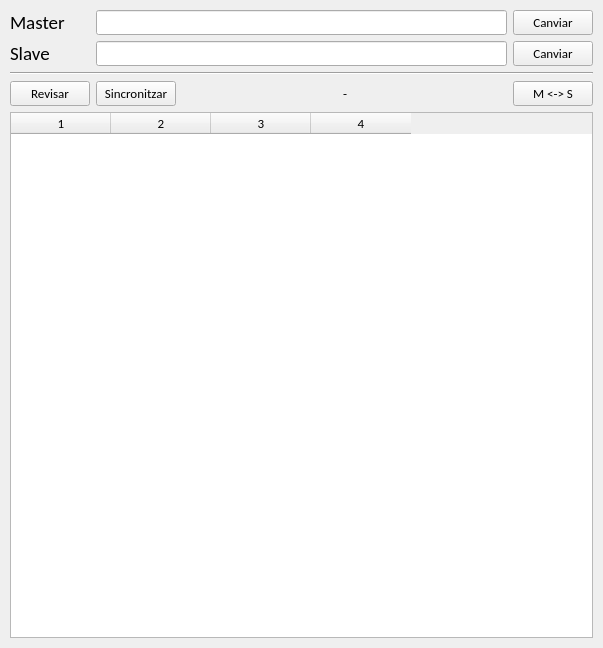
<?xml version="1.0" encoding="UTF-8"?>
<ui version="4.0">
 <class>MainWindow</class>
 <widget class="QMainWindow" name="MainWindow">
  <property name="geometry">
   <rect>
    <x>0</x>
    <y>0</y>
    <width>603</width>
    <height>648</height>
   </rect>
  </property>
  <property name="windowTitle">
   <string>Sincro</string>
  </property>
  <widget class="QWidget" name="centralwidget">
   <layout class="QVBoxLayout" name="verticalLayout" stretch="2,0,0,8">
    <property name="leftMargin">
     <number>10</number>
    </property>
    <property name="topMargin">
     <number>10</number>
    </property>
    <property name="rightMargin">
     <number>10</number>
    </property>
    <property name="bottomMargin">
     <number>10</number>
    </property>
    <item>
     <layout class="QHBoxLayout" name="horizontalLayout">
      <property name="sizeConstraint">
       <enum>QLayout::SetMaximumSize</enum>
      </property>
      <item>
       <layout class="QVBoxLayout" name="verticalLayout_2">
        <property name="sizeConstraint">
         <enum>QLayout::SetMinAndMaxSize</enum>
        </property>
        <item>
         <layout class="QHBoxLayout" name="horizontalLayout_2" stretch="1,9,1">
          <property name="sizeConstraint">
           <enum>QLayout::SetFixedSize</enum>
          </property>
          <item>
           <widget class="QLabel" name="label">
            <property name="sizePolicy">
             <sizepolicy hsizetype="Fixed" vsizetype="Fixed">
              <horstretch>0</horstretch>
              <verstretch>0</verstretch>
             </sizepolicy>
            </property>
            <property name="minimumSize">
             <size>
              <width>80</width>
              <height>0</height>
             </size>
            </property>
            <property name="font">
             <font>
              <family>Calibri</family>
              <pointsize>14</pointsize>
             </font>
            </property>
            <property name="text">
             <string>Master</string>
            </property>
           </widget>
          </item>
          <item>
           <widget class="QLineEdit" name="EtopM">
            <property name="font">
             <font>
              <family>Calibri</family>
              <pointsize>10</pointsize>
             </font>
            </property>
           </widget>
          </item>
          <item>
           <widget class="QPushButton" name="BSelM">
            <property name="font">
             <font>
              <family>Calibri</family>
              <pointsize>10</pointsize>
             </font>
            </property>
            <property name="text">
             <string>Canviar</string>
            </property>
           </widget>
          </item>
         </layout>
        </item>
        <item>
         <layout class="QHBoxLayout" name="horizontalLayout_3" stretch="1,9,1">
          <property name="sizeConstraint">
           <enum>QLayout::SetFixedSize</enum>
          </property>
          <item>
           <widget class="QLabel" name="label_2">
            <property name="sizePolicy">
             <sizepolicy hsizetype="Fixed" vsizetype="Fixed">
              <horstretch>0</horstretch>
              <verstretch>0</verstretch>
             </sizepolicy>
            </property>
            <property name="minimumSize">
             <size>
              <width>80</width>
              <height>0</height>
             </size>
            </property>
            <property name="font">
             <font>
              <family>Calibri</family>
              <pointsize>14</pointsize>
             </font>
            </property>
            <property name="lineWidth">
             <number>0</number>
            </property>
            <property name="text">
             <string>Slave</string>
            </property>
           </widget>
          </item>
          <item>
           <widget class="QLineEdit" name="EtopS">
            <property name="font">
             <font>
              <family>Calibri</family>
              <pointsize>10</pointsize>
             </font>
            </property>
           </widget>
          </item>
          <item>
           <widget class="QPushButton" name="BSelS">
            <property name="font">
             <font>
              <family>Calibri</family>
              <pointsize>10</pointsize>
             </font>
            </property>
            <property name="text">
             <string>Canviar</string>
            </property>
           </widget>
          </item>
         </layout>
        </item>
       </layout>
      </item>
     </layout>
    </item>
    <item>
     <widget class="Line" name="line_2">
      <property name="orientation">
       <enum>Qt::Horizontal</enum>
      </property>
     </widget>
    </item>
    <item>
     <layout class="QHBoxLayout" name="horizontalLayout_4">
      <item>
       <widget class="QPushButton" name="BRev">
        <property name="font">
         <font>
          <family>Calibri</family>
          <pointsize>10</pointsize>
         </font>
        </property>
        <property name="text">
         <string>Revisar</string>
        </property>
       </widget>
      </item>
      <item>
       <widget class="QPushButton" name="BSinc">
        <property name="font">
         <font>
          <family>Calibri</family>
          <pointsize>10</pointsize>
         </font>
        </property>
        <property name="text">
         <string>Sincronitzar</string>
        </property>
       </widget>
      </item>
      <item>
       <spacer name="horizontalSpacer_2">
        <property name="orientation">
         <enum>Qt::Horizontal</enum>
        </property>
        <property name="sizeHint" stdset="0">
         <size>
          <width>40</width>
          <height>20</height>
         </size>
        </property>
       </spacer>
      </item>
      <item>
       <widget class="QLabel" name="LReady">
        <property name="font">
         <font>
          <family>Calibri</family>
          <pointsize>10</pointsize>
         </font>
        </property>
        <property name="text">
         <string>-</string>
        </property>
       </widget>
      </item>
      <item>
       <spacer name="horizontalSpacer">
        <property name="orientation">
         <enum>Qt::Horizontal</enum>
        </property>
        <property name="sizeHint" stdset="0">
         <size>
          <width>40</width>
          <height>20</height>
         </size>
        </property>
       </spacer>
      </item>
      <item>
       <widget class="QPushButton" name="BInvertirMS">
        <property name="font">
         <font>
          <family>Calibri</family>
          <pointsize>10</pointsize>
         </font>
        </property>
        <property name="text">
         <string>M &lt;-&gt; S</string>
        </property>
       </widget>
      </item>
     </layout>
    </item>
    <item>
     <widget class="QTableWidget" name="TAccions">
      <property name="font">
       <font>
        <family>Calibri</family>
        <pointsize>10</pointsize>
       </font>
      </property>
      <property name="columnCount">
       <number>4</number>
      </property>
      <column/>
      <column/>
      <column/>
      <column/>
     </widget>
    </item>
   </layout>
  </widget>
 </widget>
 <resources/>
 <connections/>
</ui>
